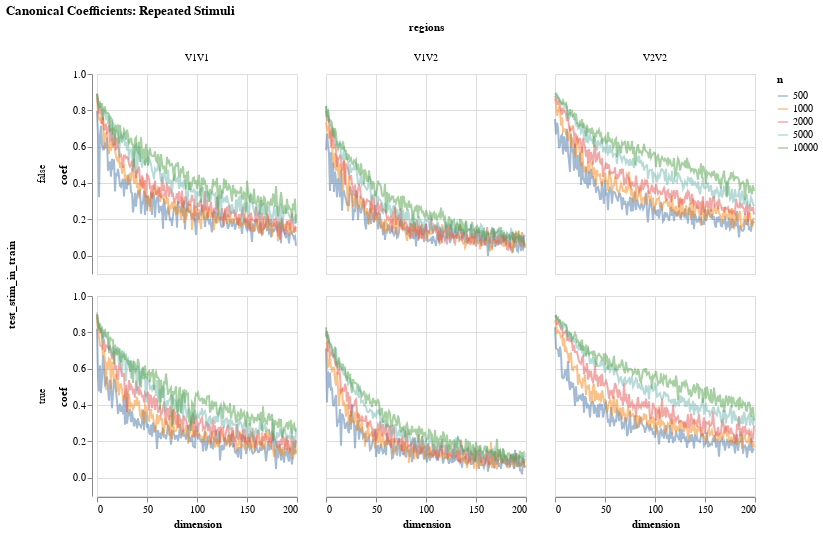

Notebook cell for this chart:
### Markdown cell above
The test set now contains responses from the second repeat of the repeated stimuli. Here, we test whether the presence of the responses to an identical set of stimuli in the training set would affect the results.

### Code cell
df_repeated = cr.run_repeated_splits(n_train=n_train)
gen_chart(df_repeated[df_repeated.split == 'test']).encode(alt.Row("test_stim_in_train")).properties(
    title=("Canonical Coefficients: Repeated Stimuli"), height=200
)

### Figure 1 — Vega-Lite specification as saved in the notebook (floating-point values rounded to 4 significant figures; data arrays with more than 128 entries replaced by an {"elided": "..."} marker saying what was removed)
{"config": {"view": {"continuousWidth": 400, "continuousHeight": 300}}, "data": {"name": "data-bab8b98e6d0b2eb53c1b60dfa00fb41d"}, "mark": {"type": "line", "opacity": 0.5}, "encoding": {"color": {"type": "nominal", "field": "n"}, "column": {"type": "nominal", "field": "regions"}, "row": {"type": "nominal", "field": "test_stim_in_train"}, "x": {"type": "quantitative", "field": "dimension"}, "y": {"type": "quantitative", "field": "coef"}}, "height": 200, "title": "Canonical Coefficients: Repeated Stimuli", "width": 200, "$schema": "https://vega.github.io/schema/vega-lite/v4.8.1.json", "datasets": {"data-bab8b98e6d0b2eb53c1b60dfa00fb41d": {"elided": "6000 records"}}}
